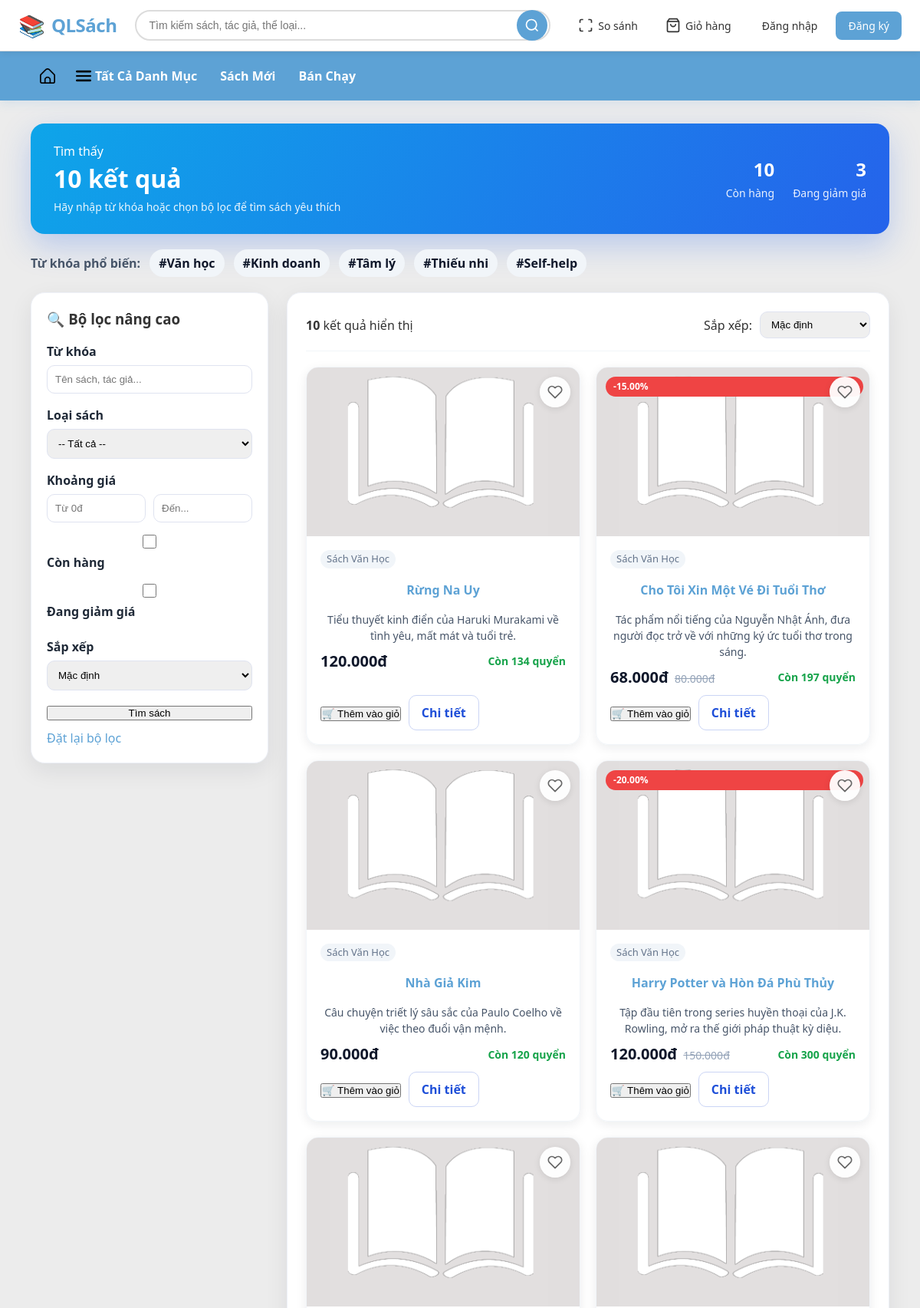
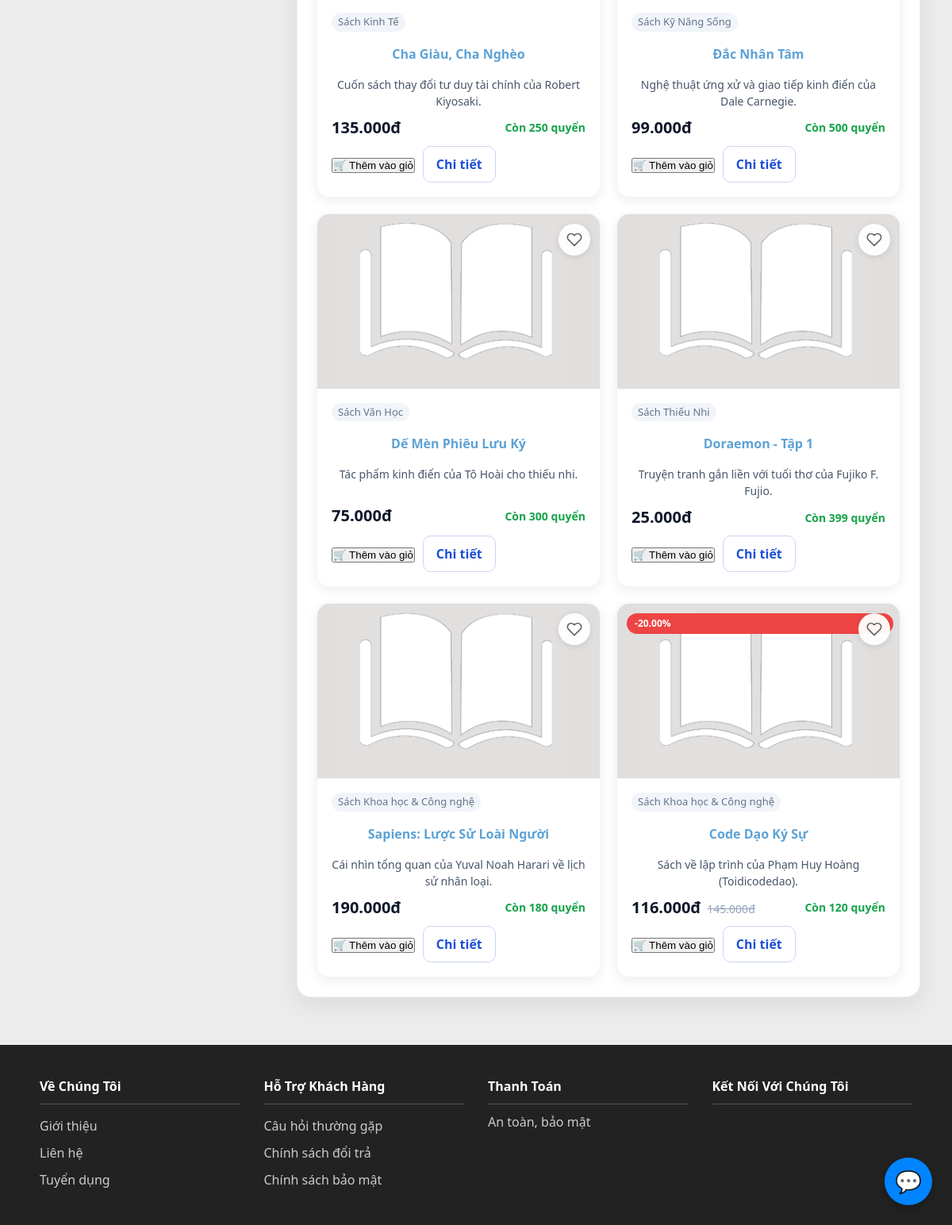
Screenshot of /public/search.php?hot=1 with the database file from the repository (2 pictures, top to bottom).
### tables this page shows
CREATE TABLE `sach` (
  `id_sach` varchar(5) NOT NULL,
  `id_nxb` varchar(5) NOT NULL,
  `id_km` varchar(5) NOT NULL,
  `ten_sach` varchar(100) DEFAULT NULL,
  `mo_ta` text DEFAULT NULL,
  `trang_thai_sach` smallint(6) DEFAULT NULL,
  `so_luong_ton` int(11) DEFAULT NULL
);

CREATE TABLE `khuyen_mai` (
  `id_km` varchar(5) NOT NULL,
  `ten_km` varchar(250) NOT NULL,
  `phan_tram_km` decimal(5,2) NOT NULL,
  `ngay_bat_dau` datetime NOT NULL,
  `ngay_ket_thuc` datetime NOT NULL,
  `trang_thai_km` varchar(100) NOT NULL
);

### models/Database.php (called while the page is built, shortened)
<?php
class Database {
    private $host = '127.0.0.1';
    private $db_name = 'qlsach';
    private $username = 'root';
    private $password = '';
    private $conn;
    public function __construct() {
        $this->conn = null;
        $dsn = 'mysql:host=' . $this->host . ';dbname=' . $this->db_name . ';charset=utf8mb4';
        try {
            $this->conn = new PDO($dsn, $this->username, $this->password);
            $this->conn->setAttribute(PDO::ATTR_ERRMODE, PDO::ERRMODE_EXCEPTION);
            $this->conn->setAttribute(PDO::ATTR_DEFAULT_FETCH_MODE, PDO::FETCH_OBJ);
        } catch (PDOException $e) {
            echo 'Kết nối thất bại: ' . $e->getMessage();
        }
    }
    public function prepare($sql) {
        return $this->conn->prepare($sql);
    }
}
?>

### models/Book.php (called while the page is built, shortened)
<?php
require_once 'Database.php';
class Book {
    private $db_connection;
    public function __construct($db_conn = null) {
        if ($db_conn) {
            $this->db_connection = $db_conn;
        } else {
            $this->db_connection = new Database();
        }
    }
    public function searchBooksAdvanced($keyword, $id_loai, $id_the_loai, $min_price, $max_price) {
        $params = [];
        $sql = "SELECT
                    s.*, g.gia_sach_ban, k.phan_tram_km, n.ten_nxb, l.ten_loai,
                    GROUP_CONCAT(DISTINCT tl.ten_the_loai SEPARATOR ', ') AS danh_sach_the_loai
                FROM sach s
                LEFT JOIN sach_theloai stl ON s.id_sach = stl.id_sach
                LEFT JOIN the_loai tl ON stl.id_the_loai = tl.id_the_loai
                LEFT JOIN loai_sach l ON tl.id_loai = l.id_loai
                JOIN nxb n ON s.id_nxb = n.id_nxb
                JOIN khuyen_mai k ON s.id_km = k.id_km
                JOIN gia_sach g ON s.id_sach = g.id_sach
                JOIN thoi_diem td ON g.tg_gia_bd = td.tg_gia_bd
                WHERE s.trang_thai_sach = 1
                AND NOW() BETWEEN td.tg_gia_bd AND COALESCE(td.tg_gia_kt, '2099-12-31 23:59:59')
                ";
        $sql .= " GROUP BY s.id_sach, g.gia_sach_ban, k.phan_tram_km, n.ten_nxb, l.ten_loai";
        $stmt = $this->db_connection->prepare($sql);
        $stmt->execute($params);
        return $stmt->fetchAll(PDO::FETCH_OBJ);
    }
}
?>

### public/search.php (the view, shortened to what this page needs)
<?php
require_once '../includes/header.php';
require_once '../models/Book.php';
$bookModel = new Book();
$userWishlist = [];
function getBookImagePath($id_sach) {
    $fullPath = __DIR__ . "/uploads/" . $id_sach . ".jpg";
    return "/qlsach/public/uploads/default-book.png";
}
function buildFilterUrl($overrides = [], $remove = []) {
    $params = $_GET;
    foreach ($overrides as $key => $value) {
        if ($value === null || $value === '') {
            unset($params[$key]);
        } else {
            $params[$key] = $value;
        }
    }
    return 'search.php' . (empty($params) ? '' : ('?' . http_build_query($params)));
}
$keyword = trim($_GET['keyword'] ?? '');
$id_loai = $_GET['category'] ?? '';
$id_the_loai = $_GET['subcategory'] ?? '';
$min_price = $_GET['min_price'] ?? '';
$max_price = $_GET['max_price'] ?? '';
$sort = $_GET['sort'] ?? 'relevance';
$in_stock = ($_GET['in_stock'] ?? '') === '1';
$has_discount = ($_GET['has_discount'] ?? '') === '1';
$books = $bookModel->searchBooksAdvanced($keyword, $id_loai, $id_the_loai, $min_price, $max_price);
$books = array_values($books);
if (!empty($sort) && count($books) > 1) {
    usort($books, function($a, $b) use ($sort) {
        $priceA = $a->gia_sach_ban * (1 - ($a->phan_tram_km ?? 0) / 100);
        $priceB = $b->gia_sach_ban * (1 - ($b->phan_tram_km ?? 0) / 100);
        switch ($sort) {
            case 'price_asc':
                return $priceA <=> $priceB;
            case 'price_desc':
                return $priceB <=> $priceA;
            case 'discount':
                return ($b->phan_tram_km ?? 0) <=> ($a->phan_tram_km ?? 0);
            case 'name_asc':
                return strcmp($a->ten_sach, $b->ten_sach);
            case 'name_desc':
                return strcmp($b->ten_sach, $a->ten_sach);
            default:
                return 0;
        }
    });
}
$totalResults = count($books);
$discountCount = count(array_filter($books, fn($book) => (int)($book->phan_tram_km ?? 0) > 0));
$inStockCount = count(array_filter($books, fn($book) => (int)($book->so_luong_ton ?? 0) > 0));
$quickTags = ['Văn học', 'Kinh doanh', 'Tâm lý', 'Thiếu nhi', 'Self-help'];
?>
<div class="search-page">
    <section class="search-hero">
        <div>
            <p>Tìm thấy</p>
            <h1><?= $totalResults ?> kết quả</h1>
            <?php if ($keyword): ?>
                <span>Từ khóa “<?= htmlspecialchars($keyword) ?>”</span>
            <?php else: ?>
                <span>Hãy nhập từ khóa hoặc chọn bộ lọc để tìm sách yêu thích</span>
            <?php endif; ?>
        </div>
        <div class="search-hero-stats">
            <div>
                <strong><?= $inStockCount ?></strong>
                <span>Còn hàng</span>
            </div>
            <div>
                <strong><?= $discountCount ?></strong>
                <span>Đang giảm giá</span>
            </div>
        </div>
    </section>
    <div class="search-quick-tags">
        <span>Từ khóa phổ biến:</span>
        <?php foreach ($quickTags as $tag): ?>
            <a href="<?= buildFilterUrl(['keyword' => $tag]) ?>">#<?= htmlspecialchars($tag) ?></a>
        <?php endforeach; ?>
    </div>
    <div class="search-layout">
        <aside class="search-filters">
            <form action="search.php" method="GET" class="filter-card">
                <h3>🔍 Bộ lọc nâng cao</h3>
                <div class="form-group">
                    <label for="keyword">Từ khóa</label>
                    <input type="text" id="keyword" name="keyword" value="<?= htmlspecialchars($keyword) ?>" placeholder="Tên sách, tác giả...">
                </div>
                <div class="form-group">
                    <label for="category">Loại sách</label>
                    <select name="category" id="category">
                        <option value="">-- Tất cả --</option>
                    </select>
                </div>
                <div class="form-group">
                    <label>Khoảng giá</label>
                    <div class="price-range">
                        <input type="number" name="min_price" value="<?= htmlspecialchars($min_price) ?>" placeholder="Từ 0đ">
                        <input type="number" name="max_price" value="<?= htmlspecialchars($max_price) ?>" placeholder="Đến...">
                    </div>
                </div>
                <div class="filter-toggles">
                    <label class="toggle">
                        <input type="checkbox" name="in_stock" value="1" <?= $in_stock ? 'checked' : '' ?>>
                        <span>Còn hàng</span>
                    </label>
                    <label class="toggle">
                        <input type="checkbox" name="has_discount" value="1" <?= $has_discount ? 'checked' : '' ?>>
                        <span>Đang giảm giá</span>
                    </label>
                </div>
                <div class="form-group">
                    <label for="sort">Sắp xếp</label>
                    <select name="sort" id="sort">
                        <option value="relevance" <?= $sort === 'relevance' ? 'selected' : '' ?>>Mặc định</option>
                    </select>
                </div>
                <button type="submit" class="btn-primary w-100">Tìm sách</button>
                <?php if (!empty($_GET)): ?>
                    <a href="search.php" class="btn-link reset-link">Đặt lại bộ lọc</a>
                <?php endif; ?>
            </form>
        </aside>
        <main class="search-results">
            <div class="results-toolbar">
                <div>
                    <strong><?= $totalResults ?></strong> kết quả hiển thị
                </div>
                <form method="GET" class="sort-inline">
                    <label>Sắp xếp:</label>
                    <select name="sort" onchange="this.form.submit()">
                        <option value="relevance" <?= $sort === 'relevance' ? 'selected' : '' ?>>Mặc định</option>
                    </select>
                </form>
            </div>
            <?php if (empty($books)): ?>
                <div class="empty-results">
                    <h3>Không tìm thấy kết quả</h3>
                    <p>Hãy thử đổi từ khóa hoặc giảm bớt bộ lọc.</p>
                    <ul>
                        <li>Kiểm tra chính tả của từ khóa</li>
                        <li>Thử tên thể loại hoặc tác giả khác</li>
                        <li>Đặt lại bộ lọc giá và trạng thái</li>
                    </ul>
                    <a href="search.php" class="btn-primary">Đặt lại tìm kiếm</a>
                </div>
            <?php else: ?>
                <div class="product-grid">
                    <?php foreach ($books as $book):
                        $isWishlisted = isset($userWishlist[$book->id_sach]);
                        $gia_goc = $book->gia_sach_ban;
                        $phan_tram_km = $book->phan_tram_km ?? 0;
                        $gia_ban = $gia_goc * (1 - $phan_tram_km / 100);
                        $stock = (int)($book->so_luong_ton ?? 0);
                    ?>
                        <div class="search-product-card">
                            <div class="product-image-wrapper">
                                <?php if (isset($_SESSION['id_tk'])): ?>
                                    <a href="#"
                                       class="product-item-wishlist-btn <?= $isWishlisted ? 'active' : '' ?>"
                                       data-book-id="<?= $book->id_sach ?>"
                                       title="<?= $isWishlisted ? 'Xóa khỏi yêu thích' : 'Thêm vào yêu thích' ?>">
                                        <svg width="20" height="20" viewBox="0 0 24 24" fill="<?= $isWishlisted ? 'currentColor' : 'none' ?>" stroke="currentColor" stroke-width="2" stroke-linecap="round" stroke-linejoin="round">
                                            <path d="M20.84 4.61a5.5 5.5 0 0 0-7.78 0L12 5.67l-1.06-1.06a5.5 5.5 0 0 0-7.78 7.78l1.06 1.06L12 21.23l7.78-7.78 1.06-1.06a5.5 5.5 0 0 0 0-7.78z"></path>
                                        </svg>
                                    </a>
                                <?php else: ?>
                                    <a href="/qlsach/guest/login.php" class="product-item-wishlist-btn" title="Đăng nhập để thêm vào yêu thích">
                                        <svg width="20" height="20" viewBox="0 0 24 24" fill="none" stroke="currentColor" stroke-width="2" stroke-linecap="round" stroke-linejoin="round">
                                            <path d="M20.84 4.61a5.5 5.5 0 0 0-7.78 0L12 5.67l-1.06-1.06a5.5 5.5 0 0 0-7.78 7.78l1.06 1.06L12 21.23l7.78-7.78 1.06-1.06a5.5 5.5 0 0 0 0-7.78z"></path>
                                        </svg>
                                    </a>
                                <?php endif; ?>
                                <a href="book_detail.php?id_sach=<?= $book->id_sach ?>">
                                    <img src="<?= getBookImagePath($book->id_sach) ?>" alt="<?= htmlspecialchars($book->ten_sach) ?>">
                                </a>
                                <?php if ($phan_tram_km > 0): ?>
                                    <span class="discount-badge">-<?= $phan_tram_km ?>%</span>
                                <?php endif; ?>
                            </div>
                            <div class="product-info">
                                <div class="product-meta">
                                    <span class="category-tag"><?= htmlspecialchars($book->ten_loai ?? 'Chưa phân loại') ?></span>
                                </div>
                                <h4>
                                    <a href="book_detail.php?id_sach=<?= $book->id_sach ?>"><?= htmlspecialchars($book->ten_sach) ?></a>
                                </h4>
                                <p class="product-desc"><?= htmlspecialchars(mb_strimwidth($book->mo_ta ?? 'Chưa có mô tả', 0, 120, '...')) ?></p>
                                <div class="product-price-row">
                                    <div class="price-info">
                                        <span class="price-current"><?= number_format($gia_ban, 0, ',', '.') ?>đ</span>
                                        <?php if ($phan_tram_km > 0): ?>
                                            <span class="price-original"><?= number_format($gia_goc, 0, ',', '.') ?>đ</span>
                                        <?php endif; ?>
                                    </div>
                                    <span class="stock-status <?= $stock > 0 ? 'in-stock' : 'out-stock' ?>">
                                        <?= $stock > 0 ? 'Còn ' . $stock . ' quyển' : 'Hết hàng' ?>
                                    </span>
                                </div>
                                <div class="search-card-actions">
                                    <form action="../controllers/cartController.php?action=add" method="POST">
                                        <button type="submit" class="btn-primary" <?= $stock <= 0 ? 'disabled' : '' ?>>🛒 Thêm vào giỏ</button>
                                    </form>
                                    <a href="book_detail.php?id_sach=<?= $book->id_sach ?>" class="btn-outline">Chi tiết</a>
                                </div>
                            </div>
                        </div>
                    <?php endforeach; ?>
                </div>
            <?php endif; ?>
        </main>
    </div>
</div>
<?php
require_once '../includes/footer.php';
?>

### public/css/style.css (style rules this page uses)
:root { --primary: #5DA2D5; --primary-dark: #4b8cc4; --danger: #F78888; --accent: #F3D250; --light-bg: #ECECEC; --secondary-bg: #90CCF4; --text: #333; --border: #DCDCDC; --white: #fff; --shadow: 0 4px 12px rgba(93, 162, 213, 0.15); }
* { box-sizing: border-box; margin: 0; padding: 0; }
body { font-family: "Segoe UI", Roboto, Arial, sans-serif; background: var(--light-bg); color: var(--text); line-height: 1.5; }
a { color: var(--primary); text-decoration: none; }
img { max-width: 100%; display: block; }
.product-grid { display: grid; grid-template-columns: repeat(auto-fill, minmax(260px, 1fr)); gap: 25px; }
.product-info { padding: 15px; text-align: center; flex: 1; display: flex; flex-direction: column; }
.product-info h4 { margin: 8px 0; font-size: 16px; font-weight: 600; }
input[type="checkbox"] { width: 18px; height: 18px; cursor: pointer; }
.discount-badge { position: absolute; top: 8px; right: 8px; background: var(--danger); color: white; font-size: 12px; font-weight: 700; padding: 4px 8px; border-radius: 4px; z-index: 2; }
.price-current { font-size: 18px; font-weight: 700; color: var(--danger); }
.price-original { font-size: 13px; color: #999; text-decoration: line-through; }

### public/css/wishlist-button.css (style rules this page uses)
.product-item-wishlist-btn { position: absolute; top: 12px; right: 12px; width: 40px; height: 40px; background: rgba(255, 255, 255, 0.95); border: none; border-radius: 50%; display: flex; align-items: center; justify-content: center; cursor: pointer; transition: all 0.3s cubic-bezier(0.4, 0, 0.2, 1); z-index: 10; box-shadow: 0 2px 8px rgba(0,0,0,0.1); text-decoration: none; padding: 0; }
.product-item-wishlist-btn svg { width: 20px; height: 20px; transition: all 0.3s cubic-bezier(0.4, 0, 0.2, 1); fill: none; stroke: #666; stroke-width: 2; stroke-linecap: round; stroke-linejoin: round; }

### rows the page displays
sach: ten_loai "Sách Văn Học", ten_sach "Rừng Na Uy", mo_ta "Tiểu thuyết kinh điển của Haruki Murakami về tình yêu, mất mát và tuổi trẻ.", gia_ban "120.000", so_luong_ton "134"
sach: id_km.phan_tram_km "15.00", ten_loai "Sách Văn Học", ten_sach "Cho Tôi Xin Một Vé Đi Tuổi Thơ", mo_ta "Tác phẩm nổi tiếng của Nguyễn Nhật Ánh, đưa người đọc trở về với những ký ức tuổi thơ trong sáng.", gia_ban "68.000", gia_goc "80.000", so_luong_ton "197"
sach: ten_loai "Sách Văn Học", ten_sach "Nhà Giả Kim", mo_ta "Câu chuyện triết lý sâu sắc của Paulo Coelho về việc theo đuổi vận mệnh.", gia_ban "90.000", so_luong_ton "120"
sach: id_km.phan_tram_km "20.00", ten_loai "Sách Văn Học", ten_sach "Harry Potter và Hòn Đá Phù Thủy", mo_ta "Tập đầu tiên trong series huyền thoại của J.K. Rowling, mở ra thế giới pháp thuật kỳ diệu.", gia_ban "120.000", gia_goc "150.000", so_luong_ton "300"
sach: ten_loai "Sách Kinh Tế", ten_sach "Cha Giàu, Cha Nghèo", mo_ta "Cuốn sách thay đổi tư duy tài chính của Robert Kiyosaki.", gia_ban "135.000", so_luong_ton "250"
sach: ten_loai "Sách Kỹ Năng Sống", ten_sach "Đắc Nhân Tâm", mo_ta "Nghệ thuật ứng xử và giao tiếp kinh điển của Dale Carnegie.", gia_ban "99.000", so_luong_ton "500"
sach: ten_loai "Sách Văn Học", ten_sach "Dế Mèn Phiêu Lưu Ký", mo_ta "Tác phẩm kinh điển của Tô Hoài cho thiếu nhi.", gia_ban "75.000", so_luong_ton "300"
sach: ten_loai "Sách Thiếu Nhi", ten_sach "Doraemon - Tập 1", mo_ta "Truyện tranh gắn liền với tuổi thơ của Fujiko F. Fujio.", gia_ban "25.000", so_luong_ton "399"
sach: ten_loai "Sách Khoa học & Công nghệ", ten_sach "Sapiens: Lược Sử Loài Người", mo_ta "Cái nhìn tổng quan của Yuval Noah Harari về lịch sử nhân loại.", gia_ban "190.000", so_luong_ton "180"
sach: id_km.phan_tram_km "20.00", ten_loai "Sách Khoa học & Công nghệ", ten_sach "Code Dạo Ký Sự", mo_ta "Sách về lập trình của Phạm Huy Hoàng (Toidicodedao).", gia_ban "116.000", gia_goc "145.000", so_luong_ton "120"

### other values shown
$totalResults "10"
$inStockCount "10"
$discountCount "3"
$tag "Văn học"
$tag "Kinh doanh"
$tag "Tâm lý"
$tag "Thiếu nhi"
$tag "Self-help"
